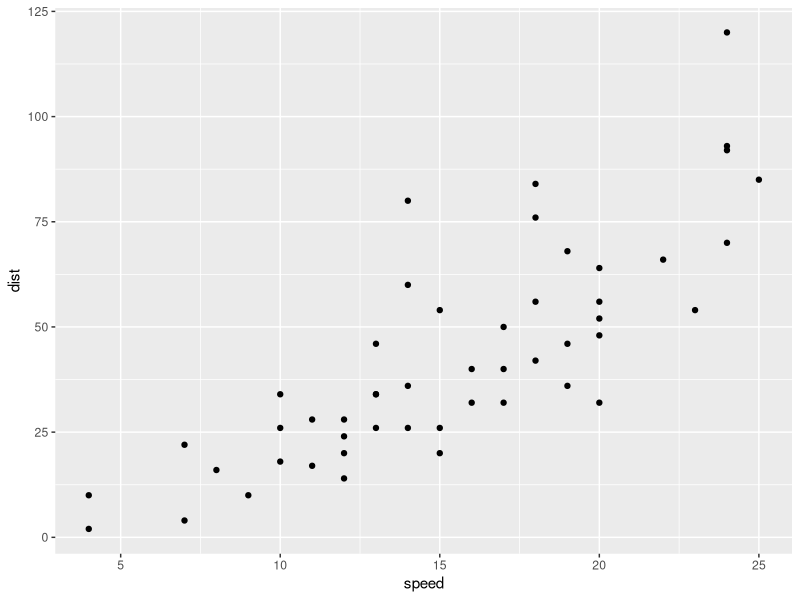
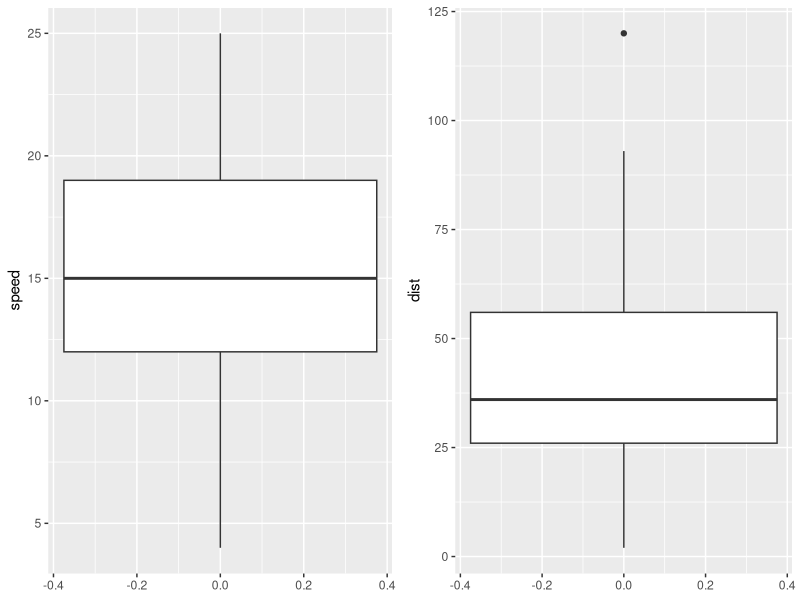
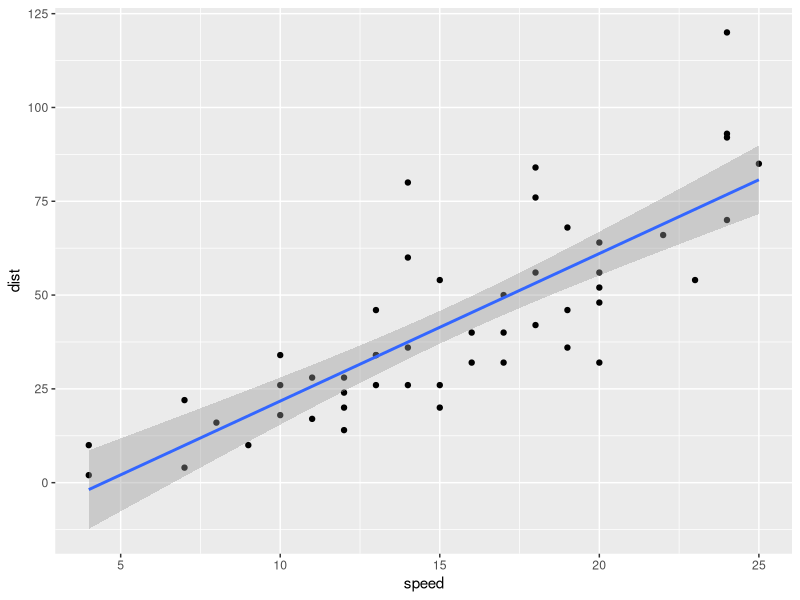
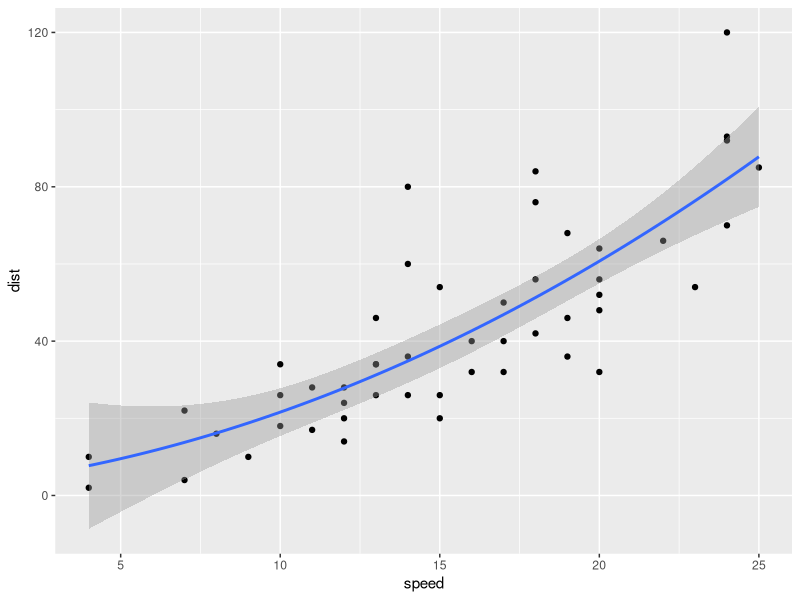
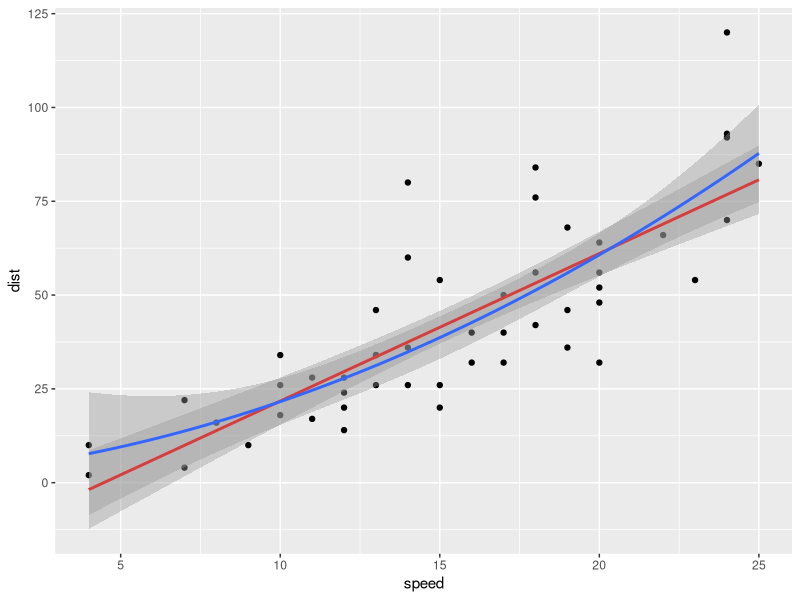

The R script that drew these images, in order:
library(tidyverse)
library(gridExtra)
head(cars)
str(cars)
summary(cars)

ggplot(data = cars, mapping = aes(x = speed, y = dist))+geom_point()

box1 <- ggplot(data = cars) + geom_boxplot(mapping = aes(x = speed)) + coord_flip()
box2 <- ggplot(data = cars) + geom_boxplot(mapping = aes(x = dist)) + coord_flip()
grid.arrange(box1, box2, ncol = 2)

cor(cars$speed, cars$dist)

model1 <- lm(dist~speed, data = cars)
summary(model1)

# predicted stopping distance (in feet) = -17.5791 + (3.9324 x speed of car)
# This means that the average predicted stopping distance for a car travelling at a speed
# of 20 miles per hour is

avg_predicted_stop_dist <- -17.5791 + (3.9324 * 20)
avg_predicted_stop_dist

# This predicted value can also be obtained in R:

newdata <- data.frame(speed = 20)
newdata

predict1 <- predict(model1, newdata)
predict1

ggplot(data = cars, mapping = aes(x = speed, y = dist)) + geom_point() + geom_smooth(method = "lm")

# Use a quadratic polynomial to predict a car’s stopping distance by also including
# the square of speed in the model.

model2 <- lm(dist~speed + I(speed^2), data = cars)
summary(model2)

# The summary output shows that stopping distance of a car can also be predicted using
# the following equation:
  #predicted stopping distance (in feet) = 2.47014 + (0.91329 x speed of car) + (0.09996 x (speed of car)^2)

# This means that the average predicted stopping distance for a car travelling at a speed
# of 20 miles per hour is:

avg_predicted_stop_dist2 <- 2.47014 + (0.91329 * 20) + (0.09996 * 20^2)
avg_predicted_stop_dist2

predict2 <- predict(model2, newdata)
predict2

ggplot(data = cars, mapping = aes(x = speed, y = dist)) + geom_point() + geom_smooth(method = "lm", formula = y ~ x + I(x^2))

ggplot(data = cars, mapping = aes(x = speed, y = dist)) + geom_point() + geom_smooth(method = "lm", colour = "red") + geom_smooth(method = "lm", formula = y ~ x + I(x^2))

str(mtcars)
summary(mtcars)

cor(mtcars$mpg, mtcars[,-1])

model3 <- lm(mpg~., data = mtcars)
summary(model3)

# The predicted regression equation is:
# mpg = -12.30337 + (-0.11144 x cyl) + (0.01334 x disp) + … + (-0.19942 x carb)

newdata2 <- data.frame(cyl=25, disp=300, hp=180, drat=4.85, wt=4, qsec=15.5,vs=0,am=1,gear=5,carb=4)

avg_predicted_mpg <- 12.30337 + (-0.11144 * newdata2$cyl) + (0.01334 * newdata2$disp) + (-0.02148 * newdata2$hp) + (0.78711 * newdata2$drat) + (-3.71530 * newdata2$wt) + (0.82104 * newdata2$qsec) + (0.31776 * newdata2$vs) + (2.52023 * newdata2$am) + (0.65541 * newdata2$gear) + (-0.19942 * newdata2$carb)
#avg_predicted_mpg <- 12.30337 + (-0.11144 * 25) + (0.01334 * 300) + (-0.02148 * 180) + (0.78711 * 4.85) + (-3.71530 * 4) + (0.82104 * 15.5) + (0.31776 * 0) + (2.52023 * 1) + (0.65541 * 5) + (-0.19942 * 4)
avg_predicted_mpg

predict3 <- predict(model3, newdata2)
predict3
